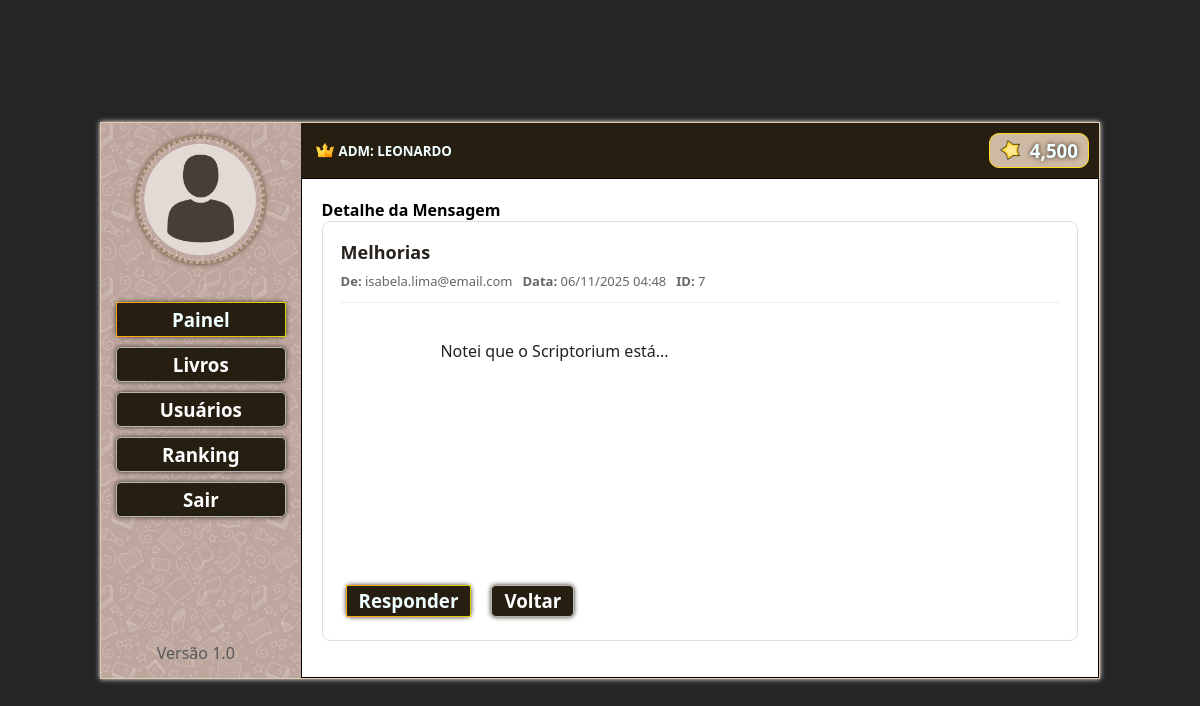
The app's page /scriptorium_5/suporte_detalhe.php?id=7 (signed in) with its own data.
### tables this page shows
CREATE TABLE `usuarios` (
  `id_usuario` int(5) unsigned NOT NULL AUTO_INCREMENT,
  `nivel_usuario` int(2) DEFAULT 1,
  `nome_usuario` varchar(80) NOT NULL,
  `senha_usuario` varchar(15) NOT NULL,
  `nascimento_usuario` date NOT NULL,
  `email_usuario` varchar(100) NOT NULL,
  `pontos_usuario` int(5) DEFAULT 500,
  PRIMARY KEY (`id_usuario`),
  UNIQUE KEY `uk_email` (`email_usuario`)
);

CREATE TABLE `suporte` (
  `id_msg` int(11) NOT NULL AUTO_INCREMENT,
  `id_usuario` int(11) NOT NULL,
  `email` varchar(100) NOT NULL,
  `assunto` varchar(255) NOT NULL,
  `conteudo` text NOT NULL,
  `data_envio` timestamp NOT NULL DEFAULT current_timestamp(),
  PRIMARY KEY (`id_msg`)
);

### scriptorium_5/suporte_detalhe.php (the view, shortened to what this page needs)
<?php
include 'conexao.php';
$id = (int) $_GET['id'];
$sql = "SELECT id_msg, id_usuario, email, assunto, conteudo, data_envio FROM suporte WHERE id_msg = ?";
$stmt = $conn->prepare($sql);
$stmt->bind_param("i", $id);
$stmt->execute();
$result = $stmt->get_result();
$msg = $result->fetch_assoc();
$id_usuario = $_SESSION['id_usuario'];
$sql2 = "SELECT nome_usuario, pontos_usuario FROM usuarios WHERE id_usuario = ?";
$stmt2 = $conn->prepare($sql2);
$stmt2->bind_param("i", $id_usuario);
$stmt2->execute();
$result2 = $stmt2->get_result();
$adm = $result2->fetch_assoc();
?>
<!DOCTYPE html>
<html lang="PT-BR">
<head>
</head>
<body>
    <main>
        <div class="colunaesquerda">
            <div class="boxperfil"><img src="imagens/imguser.png" alt="" width="80%"></div>
            <div class="caixabotoes">
                <div class="colunaesquerdap"><p>.</p></div>
                <a href="paineladm.php"><div class="botaoselect"><h3>Painel</h3></div></a>
                <a href="buscalivroadm.php"><div class="botao"><h3>Livros</h3></div></a>
                <a href="usuariosadm.php"><div class="botao"><h3>Usuários</h3></div></a>
                <a href="rankingadm.php"><div class="botao"><h3>Ranking</h3></div></a>
                <a href="logout.php"><div class="botao"><h3>Sair</h3></div></a>
            </div>
            <div class="colunaesquerdap"><p>.</p></div>
            <div class="colunaesquerdap"><p>.</p></div>
            <div class="colunaesquerdap"><p>.</p></div>
            <div class="colunaesquerdap"><p>.</p></div>
            <div><p>Versão 1.0</p></div>
        </div>
        <div class="colunadireita">
            <div class="linhasuperior">
                <div class="boxnomeuser">
                    <img src="imagens/crown.png" alt="">
                    <h5>ADM: <?php echo strtoupper(htmlspecialchars($_SESSION['nome_usuario'])); ?></h5>
                </div>
                <div class="boxpontos">
                    <img src="imagens/star.png" alt="" width="20">
                    <h3><?php echo number_format($adm['pontos_usuario'], 0); ?></h3>
                </div>
            </div>
            <div class="telabusca">
                <h4>Detalhe da Mensagem</h4>
                <div class="caixa-msg">
                    <h2><?php echo htmlspecialchars($msg['assunto']); ?></h2>
                    <div class="meta">
                        <div><strong>De:</strong> <?php echo htmlspecialchars($msg['email']); ?></div>
                        <div><strong>Data:</strong> <?php echo date('d/m/Y H:i', strtotime($msg['data_envio'])); ?></div>
                        <div><strong>ID:</strong> <?php echo (int)$msg['id_msg']; ?></div>
                    </div>
                    <div class="conteudo">
                        <?php echo nl2br(htmlspecialchars($msg['conteudo'])); ?>
                    </div>
                    <div class="acoes">
                        <a href="mensagemadm.php?email=<?php echo urlencode($msg['email']); ?>&assunto=<?php echo urlencode('Re: ' . $msg['assunto']); ?>">
                            <div class="botaoselect"><h3>Responder</h3></div>
                        </a>
                        <a href="paineladm.php">
                            <div class="botao"><h3>Voltar</h3></div>
                        </a>
                    </div>
                </div>
            </div>
        </div>
    </main>
</body>
</html>

### scriptorium_5/suporte_detalhe.php (style rules this page uses)
* { padding: 0px; margin: 0px; box-sizing: border-box; font-family:'Segoe UI', Tahoma, Geneva, Verdana, sans-serif; }
body { width: 100vw; height: 100vh; display: flex; justify-content: center; align-items: center; background-color: rgb(37, 37, 37); padding: 0; }
main { width: 1000px; min-height: 550px; background-color: rgb(113, 129, 129); display: flex; flex-direction: row; border: 1px solid rgb(230, 203, 168); box-shadow: 0px 0px 5px white; }
.colunaesquerda { background-image: url(imagens/bk_login.png); width: 20%; height: 100%; min-height: 555px; padding: 10px 20px 10px 10px; display: flex; flex-direction: column; justify-content: space-around; text-align: center; color: rgb(88, 88, 88); }
.colunaesquerdap { color: rgb(202, 181, 154); }
.colunaesquerda img { border:3px dotted rgb(156, 133, 103); border-radius: 65px; box-shadow: 0px 0px 5px rgb(100, 70, 46); }
.boxperfil { margin-left: 9px; }
.caixabotoes { display: flex; flex-direction: column; justify-content: space-evenly; align-items: center; text-align: center; }
.caixabotoes a { width: 100%; text-decoration: none; }
.botao { width: 100%; height: 35px; margin: 5px; background-color: rgb(39, 30, 18); color: rgb(255, 255, 255); border-radius: 5px; display: flex; justify-content: center; align-items: center; border: 1px solid rgb(182, 182, 181); box-shadow: 0px 0px 5px rgb(59, 50, 35); }
.botaoselect { width: 100%; height: 35px; margin: 5px; background-color: rgb(39, 30, 18); color: azure; border-radius: 5px; display: flex; justify-content: center; align-items: center; box-shadow: 0px 0px 5px rgb(59, 50, 35); border-width: 1px; border-style: solid; border-image: linear-gradient(to right, rgb(255, 162, 23), rgb(223, 209, 11)) 1; }
.colunadireita { background-color: azure; width: 80%; min-height: 100%; display: flex; flex-direction: column; }
.linhasuperior { background-color: rgb(39, 30, 18); width: 100%; height: 10%; padding: 10px; color: azure; display: flex; flex-direction: row; justify-content: space-between; align-items: center; }
.boxpontos { background-color: rgb(206, 186, 164); border-radius: 10px; width: 100px; height: 35px; display: flex; flex-direction: row; justify-content: space-between; align-items: center; padding: 10px; border: 1px solid rgb(255, 220, 24); }
.boxnomeuser { display: flex; flex-direction: row; align-items: center; text-align: center; }
.boxnomeuser h5 { text-align: center; margin-top: 2px; }
.boxnomeuser img { width: 18px; height: 18px; margin-left: 5px; margin-right: 5px; }
.boxpontos h3 { text-shadow: 0px 0px 5px rgb(44, 27, 20); }
.telabusca { background-color: rgb(255, 255, 255); width: 100%; min-height: 500px; padding: 20px; border: 1px solid black; display: flex; flex-direction: column; justify-content: flex-start; align-items: stretch; box-sizing: border-box; }
.caixa-msg { background-color: #fff; color: #111; border-radius: 8px; padding: 18px; max-width: 820px; width: 100%; margin: 0 auto; box-shadow: none; border: 1px solid #ddd; display: flex; flex-direction: column; height: 420px; box-sizing: border-box; }
.caixa-msg h2 { margin: 0 0 8px 0; color: #27221a; font-size: 18px; flex: 0 0 auto; }
.meta { display:flex; gap:10px; color:#666; font-size:13px; margin-bottom: 12px; flex: 0 0 auto; }
.conteudo { color:#222; line-height:1.5; white-space: pre-wrap; margin-top: 0; padding-top: 12px; border-top: 1px solid #eee; flex: 1 1 auto; overflow-y: auto; overflow-x: hidden; padding-right: 8px; word-break: break-word; }
.acoes { margin-top: 12px; display:flex; gap:10px; justify-content:flex-start; align-items:center; flex: 0 0 auto; }
.acoes .botao, .acoes .botaoselect { width: auto; height: 32px; padding: 6px 12px; display:inline-flex; align-items:center; justify-content:center; }

### records on screen
usuarios: pontos_usuario "4,500"
suporte: assunto "Melhorias", email "isabela.lima@email.com", data_envio "06/11/2025 04:48", id_msg "7", conteudo "Notei que o Scriptorium está..."

### other values on screen
$_SESSION['nome_usuario'] "LEONARDO"
